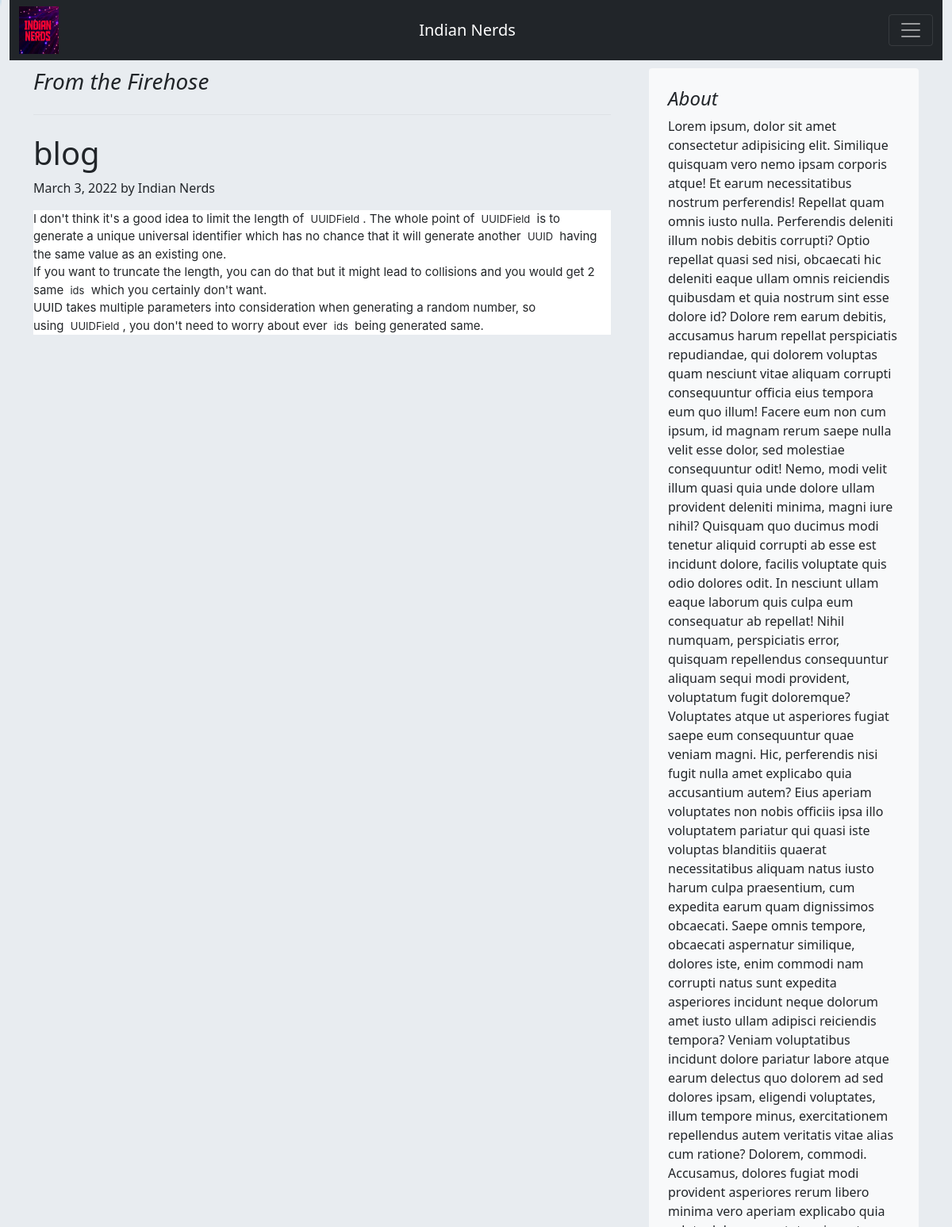
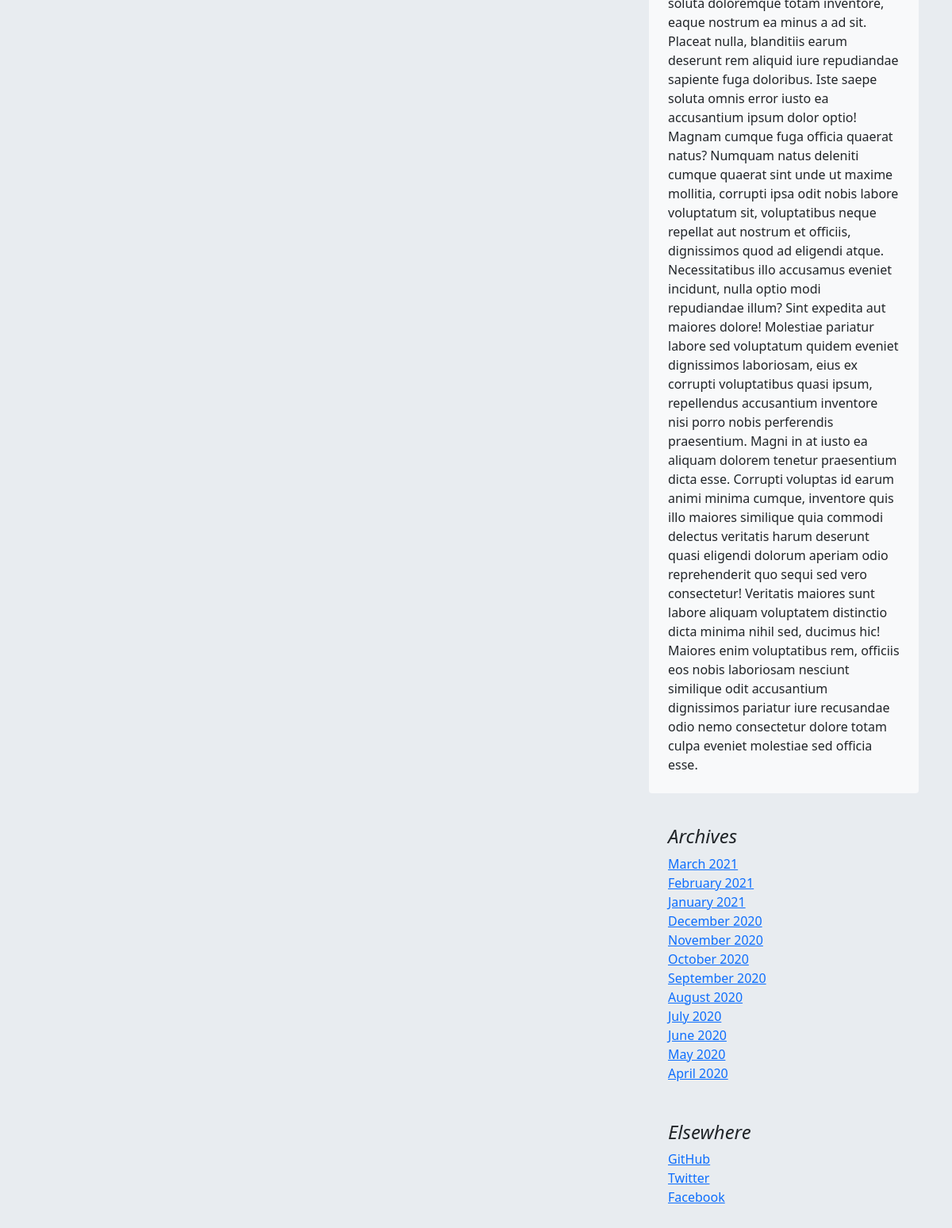
The app's page /blogs?v=c8313de0-c864-4202-8d25-d811882d5017 with its own data (2 pictures, top to bottom).
### usite/models.py (models this page shows, shortened)
class blogposts(models.Model):
    uuid = models.UUIDField(primary_key=True, default=uuid.uuid4,editable=False)
    title= models.CharField( max_length=100)
    content=HTMLField()
    date=models.DateField((""), auto_now_add = True)
    author=models.CharField(max_length = 25, default = "Indian Nerds")
    about=models.CharField( max_length=500 , default= "this blog contens a wide information about topic . you can get wide knowledge of it after you read it. It will cover all your queries abot this topic")
    thumbnail=models.ImageField(upload_to="thumbnail/",default="/thumbnail/icon.jpg")

### usite/views.py (the view)
# urls.py: path('blogs',views.blogpost,name='blogs'),
def blogpost(request):
    id=request.GET['v']
    post = blogposts.objects.filter(uuid=id)[0]
    if request.GET.__contains__('spf')==True:
        bpc=render_to_string('blogposts.html',{'post':post},request=request)
        content=spf_resp(bpc,fragments=fragment)
        return JsonResponse(content)
    return render(request, 'blogposts.html', {'post': post})

### templates/blogposts.html
{% extends 'nav.html' %}
{% block body %}
<div  class="container" style="margin-top: 10px;">
    <div class="row g-5">
        <div class="col-md-8">
          <h3 class="pb-4 mb-4 fst-italic border-bottom">
            From the Firehose
          </h3>
          <article class="blog-post">
            <h1 class="blog-post-title">{{post.title}}</h1>
            <p class="blog-post-meta">{{post.date}} by  {{post.author}} </p>
            <p>{{post.content | safe}}</p>
          </article>
        </div>
        <div class="col-md-4">
          <div class="position-sticky" style="top: 2rem;">
            <div class="p-4 mb-3 bg-light rounded">
              <h4 class="fst-italic">About</h4>
              <p class="mb-0">Lorem ipsum, dolor sit amet consectetur adipisicing elit. Similique quisquam vero nemo ipsam corporis atque! Et earum necessitatibus nostrum perferendis! Repellat quam omnis iusto nulla. Perferendis deleniti illum nobis debitis corrupti? Optio repellat quasi sed nisi, obcaecati hic deleniti eaque ullam omnis reiciendis quibusdam et quia nostrum sint esse dolore id? Dolore rem earum debitis, accusamus harum repellat perspiciatis repudiandae, qui dolorem voluptas quam nesciunt vitae aliquam corrupti consequuntur officia eius tempora eum quo illum! Facere eum non cum ipsum, id magnam rerum saepe nulla velit esse dolor, sed molestiae consequuntur odit! Nemo, modi velit illum quasi quia unde dolore ullam provident deleniti minima, magni iure nihil? Quisquam quo ducimus modi tenetur aliquid corrupti ab esse est incidunt dolore, facilis voluptate quis odio dolores odit. In nesciunt ullam eaque laborum quis culpa eum consequatur ab repellat! Nihil numquam, perspiciatis error, quisquam repellendus consequuntur aliquam sequi modi provident, voluptatum fugit doloremque? Voluptates atque ut asperiores fugiat saepe eum consequuntur quae veniam magni. Hic, perferendis nisi fugit nulla amet explicabo quia accusantium autem? Eius aperiam voluptates non nobis officiis ipsa illo voluptatem pariatur qui quasi iste voluptas blanditiis quaerat necessitatibus aliquam natus iusto harum culpa praesentium, cum expedita earum quam dignissimos obcaecati. Saepe omnis tempore, obcaecati aspernatur similique, dolores iste, enim commodi nam corrupti natus sunt expedita asperiores incidunt neque dolorum amet iusto ullam adipisci reiciendis tempora? Veniam voluptatibus incidunt dolore pariatur labore atque earum delectus quo dolorem ad sed dolores ipsam, eligendi voluptates, illum tempore minus, exercitationem repellendus autem veritatis vitae alias cum ratione? Dolorem, commodi. Accusamus, dolores fugiat modi provident asperiores rerum libero minima vero aperiam explicabo quia soluta doloremque totam inventore, eaque nostrum ea minus a ad sit. Placeat nulla, blanditiis earum deserunt rem aliquid iure repudiandae sapiente fuga doloribus. Iste saepe soluta omnis error iusto ea accusantium ipsum dolor optio! Magnam cumque fuga officia quaerat natus? Numquam natus deleniti cumque quaerat sint unde ut maxime mollitia, corrupti ipsa odit nobis labore voluptatum sit, voluptatibus neque repellat aut nostrum et officiis, dignissimos quod ad eligendi atque. Necessitatibus illo accusamus eveniet incidunt, nulla optio modi repudiandae illum? Sint expedita aut maiores dolore! Molestiae pariatur labore sed voluptatum quidem eveniet dignissimos laboriosam, eius ex corrupti voluptatibus quasi ipsum, repellendus accusantium inventore nisi porro nobis perferendis praesentium. Magni in at iusto ea aliquam dolorem tenetur praesentium dicta esse. Corrupti voluptas id earum animi minima cumque, inventore quis illo maiores similique quia commodi delectus veritatis harum deserunt quasi eligendi dolorum aperiam odio reprehenderit quo sequi sed vero consectetur! Veritatis maiores sunt labore aliquam voluptatem distinctio dicta minima nihil sed, ducimus hic! Maiores enim voluptatibus rem, officiis eos nobis laboriosam nesciunt similique odit accusantium dignissimos pariatur iure recusandae odio nemo consectetur dolore totam culpa eveniet molestiae sed officia esse.
              </p>
            </div>
            <div class="p-4">
              <h4 class="fst-italic">Archives</h4>
              <ol class="list-unstyled mb-0">
                <li><a href="#">March 2021</a></li>
                <li><a href="#">February 2021</a></li>
                <li><a href="#">January 2021</a></li>
                <li><a href="#">December 2020</a></li>
                <li><a href="#">November 2020</a></li>
                <li><a href="#">October 2020</a></li>
                <li><a href="#">September 2020</a></li>
                <li><a href="#">August 2020</a></li>
                <li><a href="#">July 2020</a></li>
                <li><a href="#">June 2020</a></li>
                <li><a href="#">May 2020</a></li>
                <li><a href="#">April 2020</a></li>
              </ol>
            </div>
            <div class="p-4">
              <h4 class="fst-italic">Elsewhere</h4>
              <ol class="list-unstyled">
                <li><a href="#">GitHub</a></li>
                <li><a href="#">Twitter</a></li>
                <li><a href="#">Facebook</a></li>
              </ol>
            </div>
          </div>
        </div>
      </div>
</div>
{% endblock body %}

### templates/nav.html (style rules this page uses)
body { background-color: #e8ecf0 !important; }

### records on screen
blogposts: title "blog", date "March 3, 2022", author "Indian Nerds", content "I don't think it's a good idea to limit the length of UUIDField . The whole point of UUIDField is to generate a unique universal identifier which has no chance that it will generate another UUID having the same value as an existing one. If you want to truncate the length, you can do that but it might lead to collisions and you would get 2 same ids which you certainly don't want. UUID takes multiple parameters into consideration when generating a random number, so using UUIDField , you don't need to worry about ever ids being generated same."
